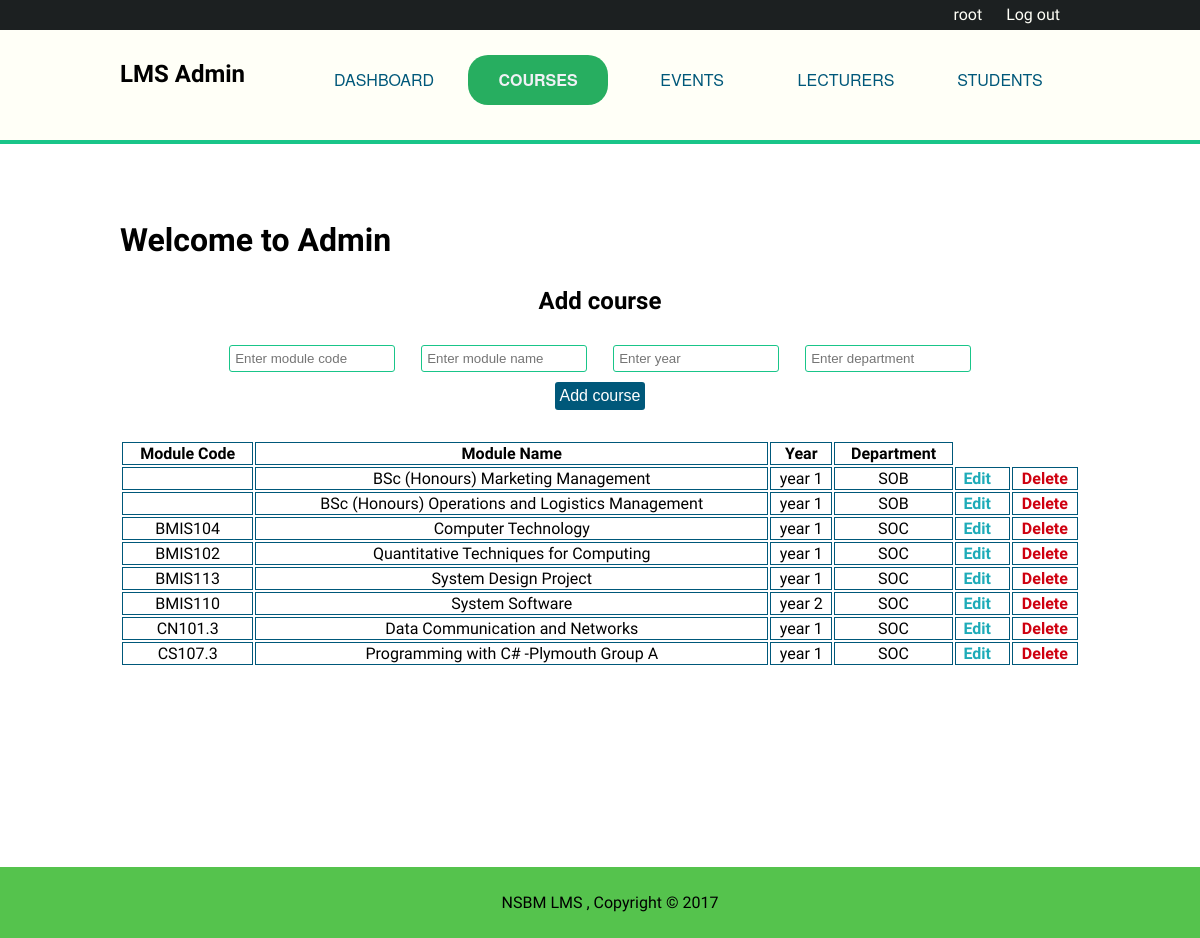
The app's page /admin/admin_courses.php (signed in) with its own data.
### tables this page shows
CREATE TABLE `courses` (
  `module_code` varchar(10) NOT NULL,
  `module_name` varchar(200) NOT NULL,
  `dept_ID` varchar(4) NOT NULL,
  `yr` varchar(7) NOT NULL
);

### admin/admin_courses.php (the view, shortened to what this page needs)
<?php
include "../php/db.php";
?>
    <?php
        include "./includes/head.php";
        include "./includes/navBars_course.php"
        ?>
        <div class="main">
            <div class="container">
                <h1>Welcome to Admin <sub style="color:gray;"> <?php echo $_SESSION['fullname'] ?> </sub></h1>
                <div class="addCourse">
                    <h2>Add course</h2>
                    <form action="#" method="post">
                        <div class="col-sm-3">
                            <input type="text" name="m_code" placeholder="Enter module code">
                        </div>
                        <div class="col-sm-3">
                            <input type="text" name="m_name" placeholder="Enter module name">
                        </div>
                        <div class="col-sm-3">
                            <input type="text" name="m_yr" placeholder="Enter year ">
                        </div>
                        <div class="col-sm-3">
                            <input type="text" name="m_dept" placeholder="Enter department "><br>
                        </div>
                        <input type="submit" name="submit" value="Add course">
                    </form>
                </div>
            </div>
        </div>
        <div class="existCourses">
            <?php
        $query ="select * from courses";
        $select_courses=mysqli_query($connection,$query);
        ?>
                <table>
                    <thead>
                        <tr>
                            <th>Module Code</th>
                            <th>Module Name</th>
                            <th>Year</th>
                            <th>Department</th>
                        </tr>
                    </thead>
                    <tbody>
                        <?php
        while($row=mysqli_fetch_assoc($select_courses)){
            $yr = $row["yr"];
            $module_code = $row["module_code"];
            $module_name = $row["module_name"];
            $dept = $row["dept_ID"];
            echo "<tr>";
            echo "<td>{$module_code}</td>";
            echo "<td>{$module_name}</td>";
            echo "<td>{$yr}</td>";
            echo "<td>{$dept}</td>";
            echo "<td><a href='admin_courses.php?edit={$module_code}' class='edit'>Edit</a></td>";
            echo "<td><a href='admin_courses.php?delete={$module_code}&name={$module_name}&dept={$dept}' class='delete'>Delete</a></td>";
            echo "</tr>";
        }
        ?>
                    </tbody>
                </table>
        </div>
<?php   include "./includes/footer.php";    ?>

### admin/css/styles.css (style rules this page uses)
body { font-size: 16px; margin: 0; padding: 0; height: 100%; overflow-x: hidden; font-family: 'Bubbler One', sans-serif; }
.container { width: 80%; overflow: hidden; margin: auto; }
a { text-decoration: none; }
a:link { color: #000; text-decoration: none; }
.main { z-index: 1; padding-top:200px; }
.col-sm-3 { width: 25%; float: left; text-align: center; }
.addCourse { text-align: center; }
.addCourse form { display: block; width: 80%; margin: auto; }
.addCourse form input[type="text"] { padding: 5px; border-radius: 3px; border: 1px solid #19c589; margin: 10px; width: 80%; }
.addCourse form input[type="submit"] { border: none; border-radius: 3px; background-color: #00587A; color:#fff; padding: 5px; font-size: 16px; cursor: pointer; }
.addCourse form .col-sm-3 { display: block; }
.existCourses table { width: 80%; margin:auto; margin-top:30px; text-align: center; }
.existCourses table th,td { border: 1px solid #00587A; border-collapse: collapse; }
.existCourses table .delete { color: #CF000F; font-weight: bold; }
.existCourses table .edit { color: #1DABB8; font-weight: bold; margin-right: 10px; }
.inq table th,td { border: 1px solid #00587A; border-collapse: collapse; }

### records on screen
courses: module_name "BSc (Honours) Marketing Management", yr "year 1", dept_ID "SOB"
courses: module_name "BSc (Honours) Operations and Logistics Management", yr "year 1", dept_ID "SOB"
courses: module_code "BMIS104", module_name "Computer Technology", yr "year 1", dept_ID "SOC"
courses: module_code "BMIS102", module_name "Quantitative Techniques for Computing", yr "year 1", dept_ID "SOC"
courses: module_code "BMIS113", module_name "System Design Project", yr "year 1", dept_ID "SOC"
courses: module_code "BMIS110", module_name "System Software", yr "year 2", dept_ID "SOC"
courses: module_code "CN101.3", module_name "Data Communication and Networks", yr "year 1", dept_ID "SOC"
courses: module_code "CS107.3", module_name "Programming with C# -Plymouth Group A", yr "year 1", dept_ID "SOC"

### other values on screen
$_SESSION['username'] "root"
